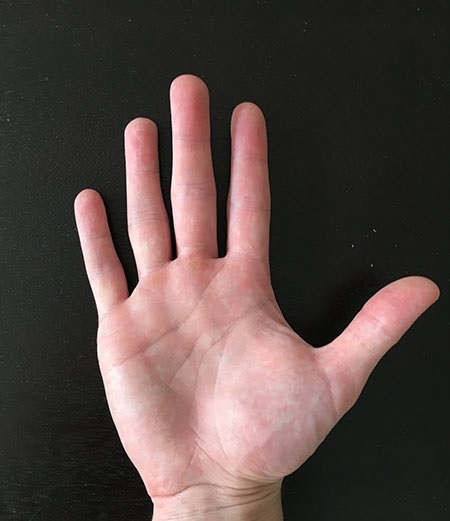
#> input picture opencv-python-学习笔记-kenny/笔记配套代码/08ml/8.3KMeans/hand2.jpg, 450 x 521 px
$ python kmeansdemo3.py
#> lines starting #> are read from the running program, lines starting #| are printed output that depends on the picture
# -*- encoding:utf-8 -*-
# @日期和时间：2024/7/14 16:37
# @Author: Kenny cai
# @File name:kmeansdemo3.py.py
# @dev tool:PyCharm

# https://blog.csdn.net/first_bug/article/details/123514692
import numpy as np
import cv2
import matplotlib.pyplot as plt

# 读取待处理图像
img = cv2.imread('./hand2.jpg')
#> img is the input picture: shape (521, 450, 3); mean B, G, R 67.4, 70.7, 86.1
# 使用reshape将一个像素点的RGB值作为一个单元处理
data = img.reshape((-1, 3))  # n行 3列
# 转换为kmeans可以处理的类型
data = np.float32(data)
# 调用kmeans模块
criteria = (cv2.TERM_CRITERIA_EPS + cv2.TERM_CRITERIA_MAX_ITER, 10, 1.0)
K = 2
ret, label, center = cv2.kmeans(data, K, None, criteria, 10, cv2.KMEANS_RANDOM_CENTERS)
#> ret = 361664030.2; center = [[154.2, 157.5, 206.8], [28.83, 32.24, 32.6]]

# 转换为uint8数据类型，将每个像素点都赋值为当前分类的中心点像素值
# 将center的值转换为uint8
center = np.uint8(center)
#> center = [[154, 157, 206], [28, 32, 32]]
# 使用center内的值替换原像素点的值
res1 = center[label.flatten()]  # 根据索引来取值，最后结果的大小同索引的大小
# 使用reshape调整替换后的图像
res2 = res1.reshape((img.shape))
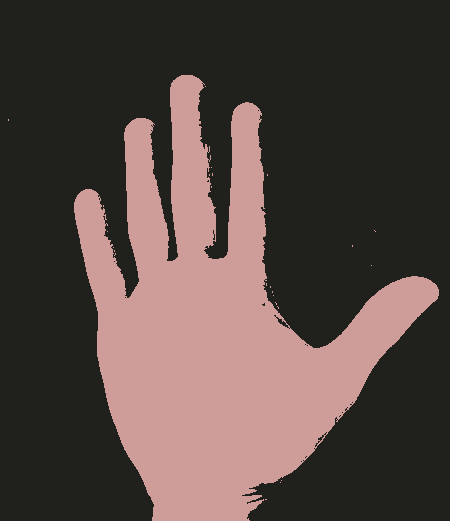
#> res2: shape (521, 450, 3); mean B, G, R 66.7, 70.4, 85.5
# 显示处理结果
plt.subplot(121)
plt.imshow(img[:, :, ::-1])
plt.axis('off')
plt.subplot(122)
plt.imshow(res2[:, :, ::-1])
plt.axis('off')
plt.show()
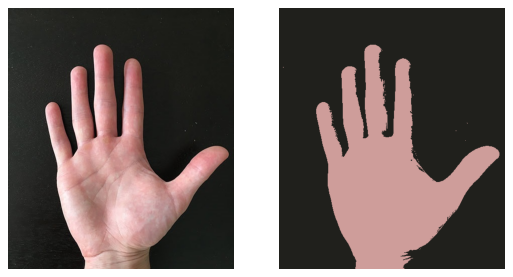
#> figure drawn by matplotlib, 2 panels
